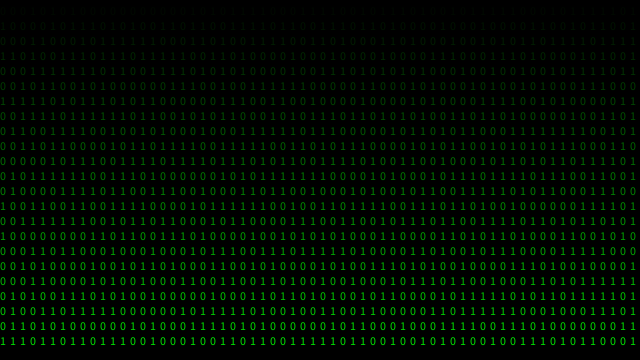
Frame 1 (no input)
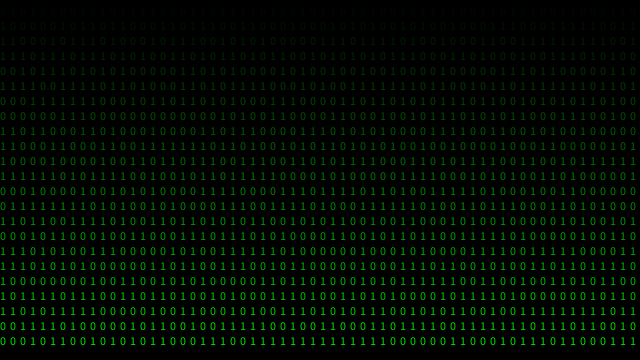
Frame 60 (the mouse pressed at the canvas centre just before this capture)
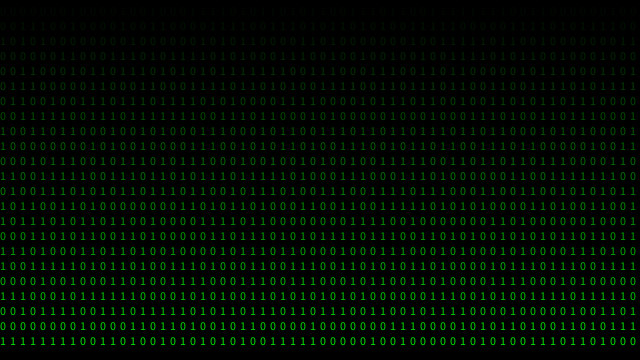
Frame 120 (the mouse held since frame 60 and released just before this capture)

The Processing sketch that drew these frames (run headless with seeded random() and noise(); from frame 60 on, the mouse is pressed at the canvas centre):

// Processing sketch: Matrix2
// ── Matrix2.pde
Number n;

void setup() {
  size(640, 360);

  n = new Number();
  n.prepare();
}

void draw() {
  frameRate(15);
  background(0);
  n.show();
}

// ── number.pde
class Number {
  int cols = width / 10;
  int rows = height / 15;
  int numbers[][];

  void prepare() {
    numbers = new int[cols][rows];
  }

  void show() {
    for (int i = 0; i < cols; i++) {
      for (int j = 0; j < rows; j++) {
        int number = (int) random(2);
        numbers[i][j] = number;
      }
    }

    for (int i = 0; i < cols; i++) {
      int colour = 0;

      for (int j = 0; j < rows; j++) {
        fill(0, colour, 0);
        text(numbers[i][j], i * 10, j * 15);
        colour += 10;
      }
    }
  }
}
